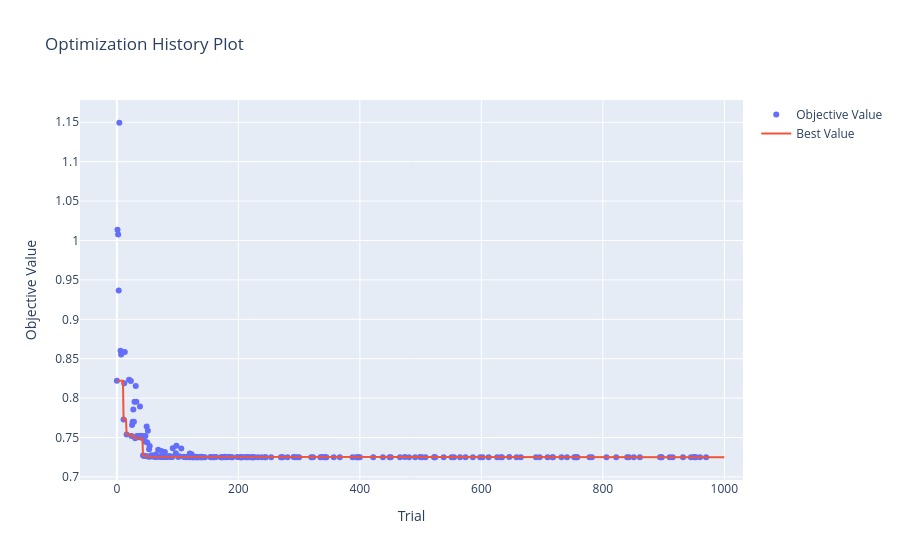

The notebook cell saved with this chart:
### Code cell
vis.plot_optimization_history(estudo_hpc)

### Figure 1 — Plotly figure (JSON) as saved in the notebook; plotly's stock layout.template omitted (floating-point values rounded to 4 significant figures; data arrays with more than 128 entries replaced by an {"elided": "..."} marker saying what was removed)
{"data": [{"mode": "markers", "name": "Objective Value", "type": "scatter", "x": {"elided": "221 int values"}, "y": {"elided": "221 float values"}}, {"mode": "lines", "name": "Best Value", "type": "scatter", "x": {"elided": "1001 int values"}, "y": {"elided": "1001 float values"}}, {"marker": {"color": "#cccccc"}, "mode": "markers", "name": "Infeasible Trial", "showlegend": false, "type": "scatter", "x": [], "y": []}], "layout": {"title": {"text": "Optimization History Plot"}, "xaxis": {"title": {"text": "Trial"}}, "yaxis": {"title": {"text": "Objective Value"}}}}
